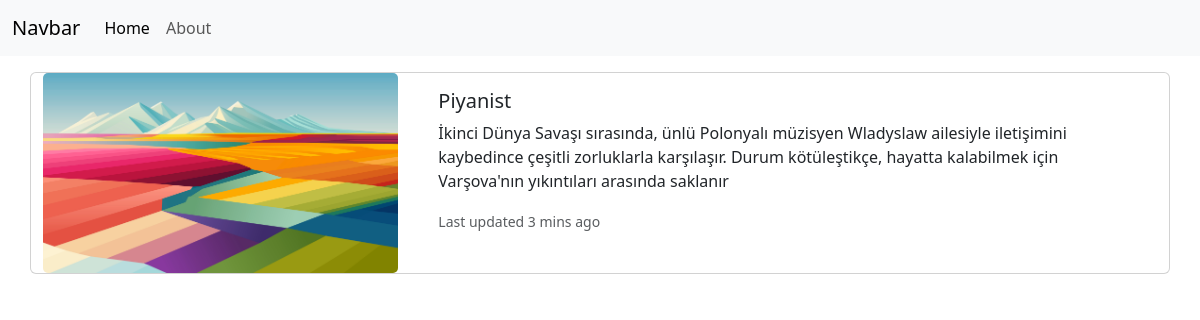
Page /about/1 on the committed database.
### blog/models.py (models this page shows)
class Movies(models.Model):
    film_adi = models.CharField(max_length=100)
    film_aciklama = models.TextField()
    film_img = models.CharField(max_length=100)
    anasayfa = models.BooleanField(default=False)

### blog/views.py (the view)
# urls.py: path('about/<int:id>',views.movieDetails,name='details')
def movieDetails(request,id):
    data = {
        'movies':Movies.objects.get(id=id)
    }
    return render(request,'details.html',data)

### blog/templates/details.html (shortened to what this page needs)
{% load static %}
<!DOCTYPE html>
<html lang="en">
<head>
    <link href="https://cdn.jsdelivr.net/npm/bootstrap@5.3.2/dist/css/bootstrap.min.css" rel="stylesheet"
>
</head>
<body>
    {%include 'partials/_navbar.html'%}
    <div class="container mt-3">
        <div class="row">
            <div class="card mb-3" style="max-width: 1340px;">
                <div class="row no-gutters">
                  <div class="col-md-4">
                    <img src="{% static '/'|add:movies.film_img %}" class="card-img" alt="...">
                  </div>
                  <div class="col-md-8">
                    <div class="card-body">
                      <h5 class="card-title">{{movies.film_adi}}</h5>
                      <p class="card-text">{{movies.film_aciklama}}</p>
                      <p class="card-text"><small class="text-muted">Last updated 3 mins ago</small></p>
                    </div>
                  </div>
                </div>
              </div>
        </div>
    </div>
</body>
</html>

### rows in the picture
Movies: film_img (picture), film_adi "Piyanist", film_aciklama "İkinci Dünya Savaşı sırasında, ünlü Polonyalı müzisyen Wladyslaw ailesiyle iletişimini kaybedince çeşitli zorluklarla karşılaşır. Durum kötüleştikçe, hayatta kalabilmek için Varşova'nın yıkıntıları arasında saklanır"
